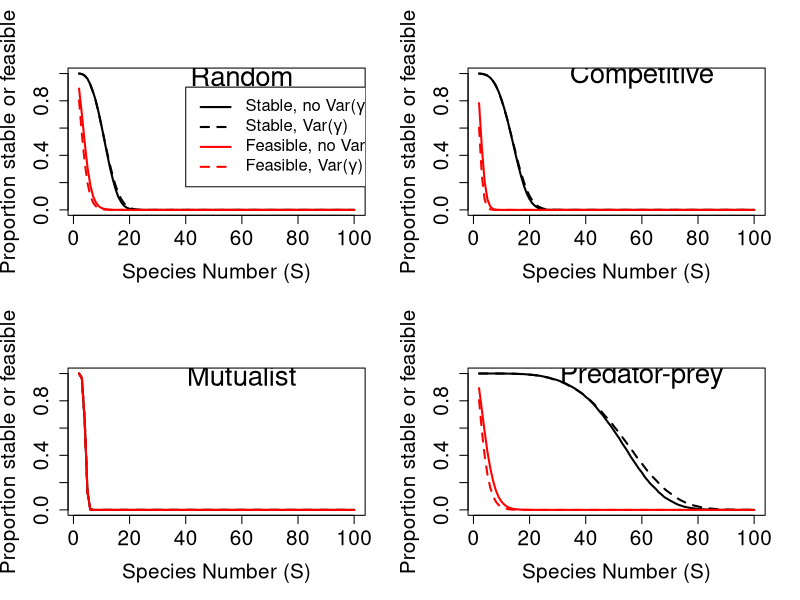
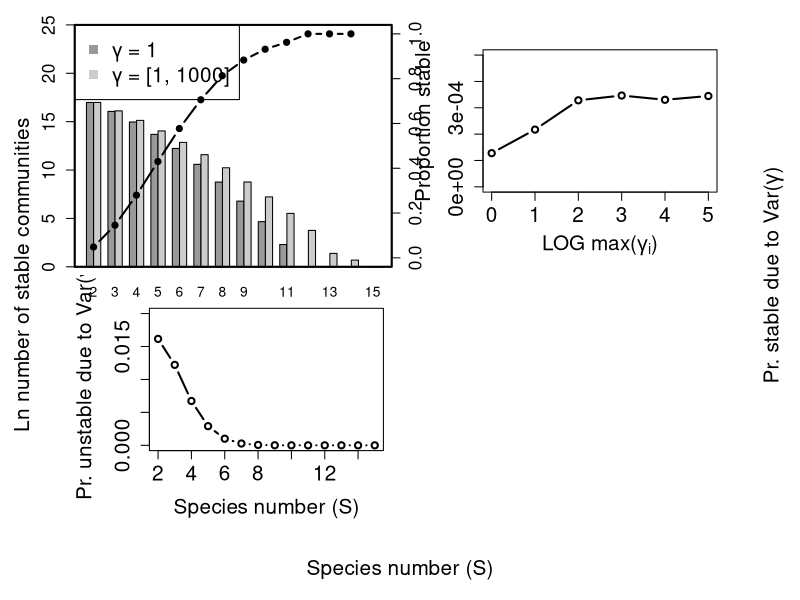

These figures' R source, in order:
## ---- chunk 1
random      <- read.csv(file = "sim_results/random_community.csv");
competition <- read.csv(file = "sim_results/competitor_community.csv");
mutualism   <- read.csv(file = "sim_results/mutualist_community.csv");
pred_prey   <- read.csv(file = "sim_results/predator_prey_community.csv");
# ==============================================================================
par(mfrow = c(2, 2));
# ==============================================================================
dat      <- random;
Sp       <- dat[,1];
stab_nov <- dat[,3] + dat[,4];
stab_var <- dat[,3] + dat[,5];
feas_nov <- dat[,7] + dat[,8];
feas_var <- dat[,7] + dat[,9];
plot(x = Sp, y = stab_nov / 100000, type = "l", lwd = 2, ylim = c(0,1),
     cex.lab = 1.5, cex.axis = 1.5, xlab = "Species Number (S)",
     ylab = "Proportion stable or feasible");
points(x = Sp, y = stab_var / 100000, type = "l", lwd = 2, lty = "dashed");
points(x = Sp, y = feas_nov / 100000, type = "l", lwd = 2, col = "red");
points(x = Sp, y = feas_var / 100000, type = "l", lwd = 2, col = "red",
       lty = "dashed");
legend(x = 40, y = 0.9, col = c("black", "black", "red", "red"), cex = 1.2,
       legend = c(expression(paste("Stable, no Var(",gamma,")")),
                             expression(paste("Stable, Var(",gamma,")")),
                             expression(paste("Feasible, no Var(",gamma,")")),
                             expression(paste("Feasible, Var(",gamma,")"))),
       lty = c("solid", "dashed", "solid", "dashed"), lwd = 2);
text(x = 60, y = 0.98, labels = "Random", cex = 2);
# ==============================================================================
dat      <- competition;
stab_nov <- dat[,3] + dat[,4];
stab_var <- dat[,3] + dat[,5];
feas_nov <- dat[,7] + dat[,8];
feas_var <- dat[,7] + dat[,9];
plot(x = Sp, y = stab_nov / 100000, type = "l", lwd = 2, ylim = c(0,1),
     cex.lab = 1.5, cex.axis = 1.5, xlab = "Species Number (S)",
     ylab = "Proportion stable or feasible");
points(x = Sp, y = stab_var / 100000, type = "l", lwd = 2, lty = "dashed");
points(x = Sp, y = feas_nov / 100000, type = "l", lwd = 2, col = "red");
points(x = Sp, y = feas_var / 100000, type = "l", lwd = 2, col = "red",
       lty = "dashed");
text(x = 60, y = 0.98, labels = "Competitive", cex = 2);
# ==============================================================================
dat      <- mutualism;
stab_nov <- dat[,3] + dat[,4];
stab_var <- dat[,3] + dat[,5];
feas_nov <- dat[,7] + dat[,8];
feas_var <- dat[,7] + dat[,9];
plot(x = Sp, y = stab_nov / 100000, type = "l", lwd = 2, ylim = c(0,1),
     cex.lab = 1.5, cex.axis = 1.5, xlab = "Species Number (S)",
     ylab = "Proportion stable or feasible");
points(x = Sp, y = stab_var / 100000, type = "l", lwd = 2, lty = "dashed");
points(x = Sp, y = feas_nov / 100000, type = "l", lwd = 2, col = "red");
points(x = Sp, y = feas_var / 100000, type = "l", lwd = 2, col = "red",
       lty = "dashed");
text(x = 60, y = 0.98, labels = "Mutualist", cex = 2);
# ==============================================================================
dat      <- pred_prey;
stab_nov <- dat[,3] + dat[,4];
stab_var <- dat[,3] + dat[,5];
feas_nov <- dat[,7] + dat[,8];
feas_var <- dat[,7] + dat[,9];
plot(x = Sp, y = stab_nov / 100000, type = "l", lwd = 2, ylim = c(0,1),
     cex.lab = 1.5, cex.axis = 1.5, xlab = "Species Number (S)",
     ylab = "Proportion stable or feasible");
points(x = Sp, y = stab_var / 100000, type = "l", lwd = 2, lty = "dashed");
points(x = Sp, y = feas_nov / 100000, type = "l", lwd = 2, col = "red");
points(x = Sp, y = feas_var / 100000, type = "l", lwd = 2, col = "red",
       lty = "dashed");
text(x = 60, y = 0.98, labels = "Predator-prey", cex = 2);
# ==============================================================================
## ---- chunk 2
library(knitr);
dat  <- read.table(file = "mat_dat.csv", header = TRUE, sep = ",");
dat  <- cbind(dat, (dat[,3] - dat[,5]) + dat[,4]);
rownames(dat) <- NULL;
colnames(dat) <- c("Species (S)", "Unstable", "Stable", "Stabilised", 
                   "Destabilised", "Stable ($\\ Var(\u03b3)$ )")
## ---- chunk 3
bar_dat                      <- t(cbind(dat[,3], dat[,6]));
log_bar_dat                  <- log(bar_dat);
log_bar_dat[log_bar_dat < 0] <- 0;
par(oma = c(4, 4, 1, 4), mar = c(0.5, 0.5, 0.5, 0.5), lwd = 1);
barplot(log_bar_dat, beside = TRUE, col = c("grey60", "grey80"),
        names.arg = dat[,1], ylim = c(0, 25), xlab = "Species number (S)",
        ylab = "Ln number of stable communities", cex.lab = 1.25, 
        cex.axis = 1.25, xlim = c(1, 42), cex.names = 1);
legend("topleft", c("\u03b3 = 1", "\u03b3 = [1, 1000]"), pch=15, 
       col=c("grey60","grey80"), cex = 1.5);
box(lwd = 2);
par(new = TRUE);
y1     <- dat[,4] / (dat[,3] + dat[,4]);
x1     <- seq(from = 2.315, length = 14, by = 0.95)
plot(x = x1, y = y1, xaxt = "n", yaxt = "n", lwd = 2, ylim = c(0, 1),
     xlab = "", ylab = "", type = "b", xlim = c(2, 15), pch = 20, cex = 1.25);
axis(side = 4, at = seq(from = 0, to = 1, by = 0.2), cex.axis = 1.25);
mtext(expression(paste("Species number (S)")), outer = TRUE, side = 1,
      line = 2, cex = 1.25);
mtext(expression(paste("Ln number of stable communities")), outer = TRUE, 
      side = 2, line = 2, cex = 1.25);
mtext(expression(paste("Pr. stable due to Var(",gamma,")")), outer = TRUE, 
      side = 4, line = 2.2, cex = 1.25);
## ---- chunk 4
mag_var <- read.table(file = "var_gen_mag.csv", header = TRUE, sep = ",");
stabi_3 <- mag_var[,3] / 10000000;
par(mar = c(5, 5, 2, 1));
plot(x = log10(mag_var[,1]), y = stabi_3, type = "b", lwd = 2, ylim = c(0, 0.0005),
     xlab = expression(paste("LOG max(",gamma[i],")")), ylab = "Proportion stable",
     cex.axis = 1.5, cex.lab = 1.5, lty = "solid");
## ---- chunk 5
par(mar = c(5, 5, 2, 1));
y1 <- dat[,5] / (dat[,2] + dat[,5]);
plot(x = dat[,1], y = y1, type = "b", lwd = 2, ylim = c(0, 0.02),
     xlab = "Species number (S)", 
     ylab = expression(paste("Pr. unstable due to Var(",gamma,")")),
     cex.axis = 1.5, cex.lab = 1.5, lty = "solid");
## ---- chunk 6
# Will add code here.
# For consistency with Dougoud, maybe run some simulations under their parameter
# values:
# C = 1, elements = N(0, 0.4), and theta = -1 (diag).
# Can then force competitive (folded normal to all negative values), or
# mutualistic networks -- alongside the random ones. Could do a predator-prey
# one as well forcing matrix signs to differ.
